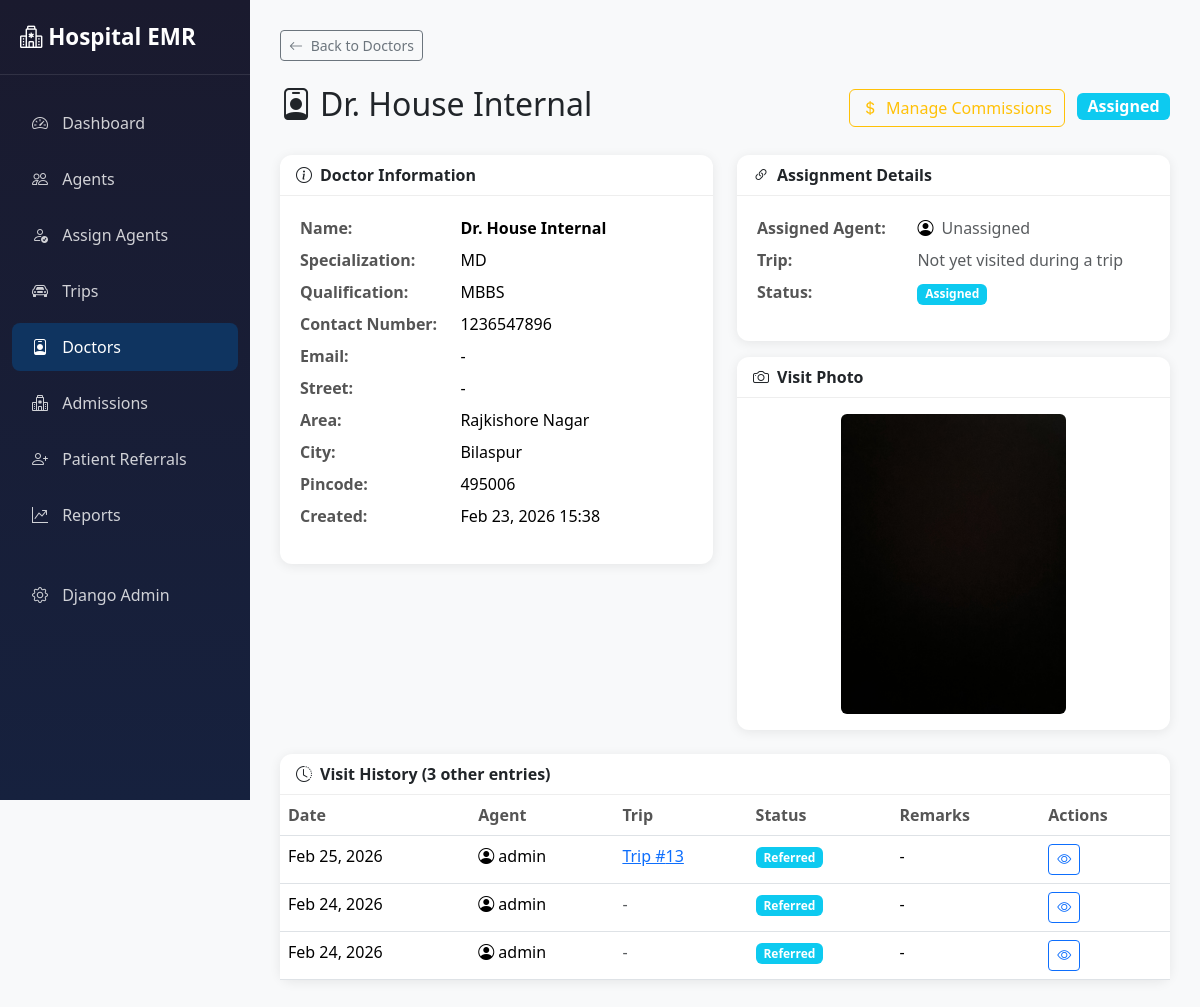
The page /portal/doctors/1/ (signed in) on the database its author committed.
### core/models.py (models this page shows, shortened)
class DoctorReferral(models.Model):
    address_details = models.OneToOneField(Address, on_delete=models.SET_NULL, null=True, blank=True, related_name='doctor')
    trip = models.ForeignKey(Trip, on_delete=models.SET_NULL, null=True, blank=True, related_name='doctor_referrals')
    agent = models.ForeignKey(User, on_delete=models.SET_NULL, null=True, blank=True, related_name='doctor_referrals_legacy', limit_choices_to={'role': 'advisor'})
    name = models.CharField(max_length=100)
    contact_number = models.CharField(max_length=20, blank=True, null=True)
    specialization = models.CharField(max_length=100, blank=True, null=True)
    degree_qualification = models.CharField(max_length=100, default='MBBS', blank=True)
    email = models.EmailField(max_length=100, blank=True, null=True)
    remarks = models.TextField(blank=True, null=True)
    additional_details = models.TextField(blank=True, null=True)
    created_at = models.DateTimeField(auto_now_add=True)
    is_internal = models.BooleanField(default=False, help_text="Internal doctors do not need addresses and cannot be assigned to agents.")
    DOCTOR_STATUS_CHOICES = (
        ('Assigned', 'Assigned'),
        ('Referred', 'Referred'),
        ('Internal', 'Internal'),
    )
    status = models.CharField(max_length=50, choices=DOCTOR_STATUS_CHOICES, default='Assigned')
    visit_image = models.ImageField(upload_to='doctor_visits/', null=True, blank=True)
    visit_lat = models.DecimalField(max_digits=20, decimal_places=15, null=True, blank=True)
    visit_long = models.DecimalField(max_digits=20, decimal_places=15, null=True, blank=True)
    class Meta:
        ordering = ['-created_at']

class Address(models.Model):
    area = models.ForeignKey(Area, on_delete=models.CASCADE, related_name='addresses')
    street = models.CharField(max_length=200, blank=True, null=True)
    landmark = models.CharField(max_length=200, blank=True, null=True)
    pincode = models.CharField(max_length=10, blank=True, null=True)

class Area(models.Model):
    name = models.CharField(max_length=100, unique=True, help_text="e.g. Downtown, North Zone")
    street = models.CharField(max_length=200, blank=True, null=True)
    landmark = models.CharField(max_length=200, blank=True, null=True)
    city = models.CharField(max_length=100)
    pincode = models.CharField(max_length=10, default='')
    state = models.CharField(max_length=100, default='Maharashtra')
    region = models.CharField(max_length=100, blank=True, null=True, help_text="e.g. Vidarbha, West")
    description = models.TextField(blank=True, null=True)
    agent = models.ForeignKey(User, on_delete=models.SET_NULL, null=True, blank=True,
                            related_name='assigned_areas', limit_choices_to={'role': 'advisor'})
    created_at = models.DateTimeField(auto_now_add=True)
    class Meta:
        ordering = ['city', 'name']

class User(AbstractUser):
    ROLE_CHOICES = (
        ('advisor', 'Advisor (Agent)'),
        ('maintenance', 'Maintenance (Staff)'),
        ('admin', 'Admin'),
    )
    role = models.CharField(max_length=20, choices=ROLE_CHOICES, default='advisor')

class Trip(models.Model):
    STATUS_CHOICES = (
        ('ONGOING', 'Ongoing'),
        ('COMPLETED', 'Completed'),
    )
    agent = models.ForeignKey(User, on_delete=models.CASCADE, related_name='trips', limit_choices_to={'role': 'advisor'})
    start_time = models.DateTimeField(auto_now_add=True)
    end_time = models.DateTimeField(null=True, blank=True)
    status = models.CharField(max_length=20, choices=STATUS_CHOICES, default='ONGOING')
    odometer_start_image = models.ImageField(upload_to='trip_odometers/', null=True, blank=True)
    odometer_end_image = models.ImageField(upload_to='trip_odometers/', null=True, blank=True)
    total_kilometers = models.FloatField(default=0.0)
    additional_expenses = models.TextField(null=True, blank=True)
    start_lat = models.DecimalField(max_digits=20, decimal_places=15, null=True, blank=True)
    start_long = models.DecimalField(max_digits=20, decimal_places=15, null=True, blank=True)
    end_lat = models.DecimalField(max_digits=20, decimal_places=15, null=True, blank=True)
    end_long = models.DecimalField(max_digits=20, decimal_places=15, null=True, blank=True)
    class Meta:
        ordering = ['-start_time']

### portal/views.py (the view)
# urls.py: path('doctors/<int:pk>/', views.DoctorDetailView.as_view(), name='doctor_detail'),
class DoctorDetailView(PortalMixin, DetailView):
    model = DoctorReferral
    template_name = 'portal/doctors/detail.html'
    context_object_name = 'doctor'
    def get_queryset(self):
        return DoctorReferral.objects.select_related('agent', 'trip')
    def get_context_data(self, **kwargs):
        context = super().get_context_data(**kwargs)
        doctor = self.object
        context['visit_history'] = DoctorReferral.objects.filter(
            name=doctor.name
        ).exclude(pk=doctor.pk).select_related('agent', 'trip').order_by('-created_at')
        return context

### portal/views.py (called while the page is built)
    @method_decorator(staff_member_required)
    def dispatch(self, request, *args, **kwargs):
        return super().dispatch(request, *args, **kwargs)

### portal/templates/portal/doctors/detail.html (shortened to what this page needs)
{% extends 'portal/base.html' %}
{% block content %}
<div class="mb-4">
    <a href="{% url 'portal:doctor_list' %}" class="btn btn-outline-secondary btn-sm">
        <i class="bi bi-arrow-left me-1"></i> Back to Doctors
    </a>
</div>
<div class="d-flex justify-content-between align-items-center mb-4">
    <h2><i class="bi bi-person-badge me-2"></i>{{ doctor.name }}</h2>
    <div>
        <a href="{% url 'portal:doctor_commission' doctor.pk %}" class="btn btn-outline-warning me-2">
            <i class="bi bi-currency-dollar me-1"></i> Manage Commissions
        </a>
        <span class="badge bg-info fs-6">{{ doctor.status }}</span>
    </div>
</div>
<div class="row g-4">
    <div class="col-md-6">
        <div class="card">
            <div class="card-header">
                <i class="bi bi-info-circle me-2"></i>Doctor Information
            </div>
            <div class="card-body">
                <table class="table table-sm table-borderless">
                    <tr>
                        <th style="width: 40%">Name:</th>
                        <td><strong>{{ doctor.name }}</strong></td>
                    </tr>
                    <tr>
                        <th>Specialization:</th>
                        <td>{{ doctor.specialization|default:"-" }}</td>
                    </tr>
                    <tr>
                        <th>Qualification:</th>
                        <td>{{ doctor.degree_qualification|default:"-" }}</td>
                    </tr>
                    <tr>
                        <th>Contact Number:</th>
                        <td>{{ doctor.contact_number|default:"-" }}</td>
                    </tr>
                    <tr>
                        <th>Email:</th>
                        <td>{{ doctor.email|default:"-" }}</td>
                    </tr>
                    {% if doctor.is_internal %}
                    <tr>
                        <th>Classification:</th>
                        <td><span class="badge bg-secondary">Internal Doctor</span></td>
                    </tr>
                    {% elif doctor.address_details %}
                    <tr>
                        <th>Street:</th>
                        <td>{{ doctor.address_details.street|default:"-" }}</td>
                    </tr>
                    <tr>
                        <th>Area:</th>
                        <td>{{ doctor.address_details.area.name|default:"-" }}</td>
                    </tr>
                    <tr>
                        <th>City:</th>
                        <td>{{ doctor.address_details.area.city|default:"-" }}</td>
                    </tr>
                    <tr>
                        <th>Pincode:</th>
                        <td>{{ doctor.address_details.pincode|default:"-" }}</td>
                    </tr>
                    {% else %}
                    <tr>
                        <th>Address:</th>
                        <td class="text-muted">No address information</td>
                    </tr>
                    {% endif %}
                    <tr>
                        <th>Created:</th>
                        <td>{{ doctor.created_at|date:"M d, Y H:i" }}</td>
                    </tr>
                </table>
            </div>
        </div>
    </div>
    <div class="col-md-6">
        <div class="card">
            <div class="card-header">
                <i class="bi bi-link-45deg me-2"></i>Assignment Details
            </div>
            <div class="card-body">
                <table class="table table-sm table-borderless">
                    <tr>
                        <th style="width: 40%">Assigned Agent:</th>
                        <td>
                            <i class="bi bi-person-circle me-1"></i>
                            {% if doctor.agent %}
                            {{ doctor.agent.get_full_name|default:doctor.agent.username }}
                            {% else %}
                            <span class="text-muted">Unassigned</span>
                            {% endif %}
                        </td>
                    </tr>
                    <tr>
                        <th>Trip:</th>
                        <td>
                            {% if doctor.is_internal %}
                            <span class="text-muted">Internal (Doesn't participate in trips)</span>
                            {% elif doctor.status == 'Referred' %}
                            <span class="badge bg-success">
                                <i class="bi bi-check-circle me-1"></i>Direct Entry (Completed)
                            </span>
                            {% else %}
                            <span class="text-muted">Not yet visited during a trip</span>
                            {% endif %}
                        </td>
                    </tr>
                    <tr>
                        <th>Status:</th>
                        <td><span class="badge bg-info">{{ doctor.status }}</span></td>
                    </tr>
                </table>
            </div>
        </div>
        {% if doctor.visit_image %}
        <div class="card mt-3">
            <div class="card-header">
                <i class="bi bi-camera me-2"></i>Visit Photo
            </div>
            <div class="card-body text-center">
                <a href="{{ doctor.visit_image.url }}" target="_blank">
                    <img src="{{ doctor.visit_image.url }}" alt="Visit Photo" class="img-fluid rounded"
                        style="max-height: 300px;">
                </a>
            </div>
        </div>
        {% endif %}
    </div>
</div>
{% if visit_history %}
<div class="row mt-4">
    <div class="col-12">
        <div class="card">
            <div class="card-header">
                <i class="bi bi-clock-history me-2"></i>Visit History ({{ visit_history.count }} other entries)
            </div>
            <div class="card-body p-0">
                <table class="table table-hover mb-0">
                    <thead>
                        <tr>
                            <th>Date</th>
                            <th>Agent</th>
                            <th>Trip</th>
                            <th>Status</th>
                            <th>Remarks</th>
                            <th>Actions</th>
                        </tr>
                    </thead>
                    <tbody>
                        {% for entry in visit_history %}
                        <tr>
                            <td>{{ entry.created_at|date:"M d, Y" }}</td>
                            <td>
                                {% if entry.agent %}
                                <i class="bi bi-person-circle me-1"></i>{{ entry.agent.username }}
                                {% else %}
                                <span class="text-muted">-</span>
                                {% endif %}
                            </td>
                            <td>
                                {% if entry.trip %}
                                <a href="{% url 'portal:trip_detail' entry.trip.pk %}">Trip #{{ entry.trip.id }}</a>
                                {% else %}
                                <span class="text-muted">-</span>
                                {% endif %}
                            </td>
                            <td><span class="badge bg-info">{{ entry.status }}</span></td>
                            <td>{{ entry.remarks|default:"-"|truncatewords:10 }}</td>
                            <td>
                                <a href="{% url 'portal:doctor_detail' entry.pk %}"
                                    class="btn btn-sm btn-outline-primary">
                                    <i class="bi bi-eye"></i>
                                </a>
                            </td>
                        </tr>
                        {% endfor %}
                    </tbody>
                </table>
            </div>
        </div>
    </div>
</div>
{% endif %}
{% endblock %}

### portal/templates/portal/base.html (style rules this page uses)
:root { --primary-color: #1a1a2e; --secondary-color: #16213e; --accent-color: #0f3460; --highlight-color: #e94560; }
body { background-color: #f8f9fa; min-height: 100vh; }
.card { border: none; border-radius: 12px; box-shadow: 0 2px 12px rgba(0, 0, 0, 0.08); }
.card-header { background: transparent; border-bottom: 1px solid #eee; font-weight: 600; }
.table th { font-weight: 600; color: #555; border-top: none; }

### rows shown on the page
DoctorReferral: name "Dr. House Internal", status "Assigned", specialization "MD", degree_qualification "MBBS", contact_number "1236547896", email "-", address_details.street "-", address_details.area.name "Rajkishore Nagar", address_details.area.city "Bilaspur", address_details.pincode "495006", created_at "Feb 23, 2026 15:38", visit_image (picture)
DoctorReferral: created_at "Feb 25, 2026", agent.username "admin", trip.id "13", status "Referred", remarks "-"
DoctorReferral: created_at "Feb 24, 2026", agent.username "admin", status "Referred", remarks "-"
DoctorReferral: created_at "Feb 24, 2026", agent.username "admin", status "Referred", remarks "-"

### other values the page prints
{{ visit_history.count }} "3"
